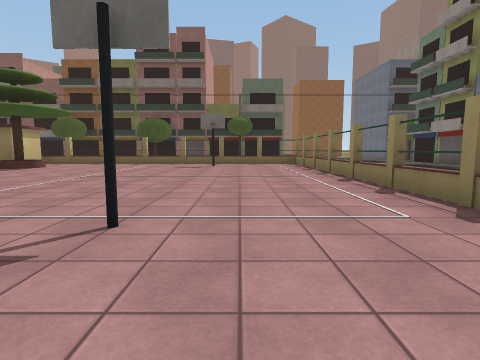
view 1 (above)

24 first-person views from a walk through a Unity game level. The camera is 1.2 m above the floor, tilts 6° down and sees 80° across. Doors are open. The floor is counted in squares, 2 m on a side. Each view is taken from the middle of a square. On the plan, view 1 faces up. The plan holds only what a view shows up to about 9 squares ahead; the rest is blank. The place goes on beyond the plan. The player is left out. Surface patterns are stand-ins for the level's own textures.

view 2
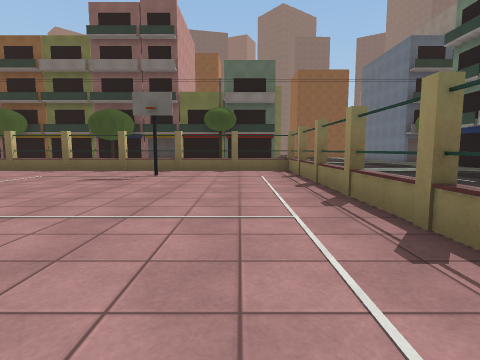

view 3
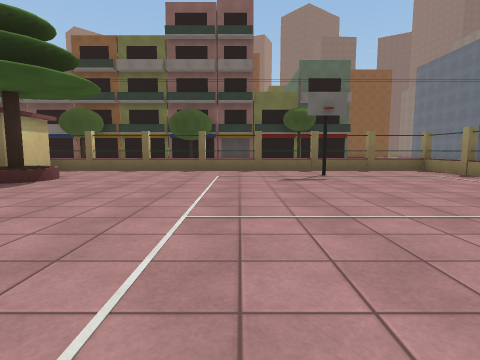

view 4
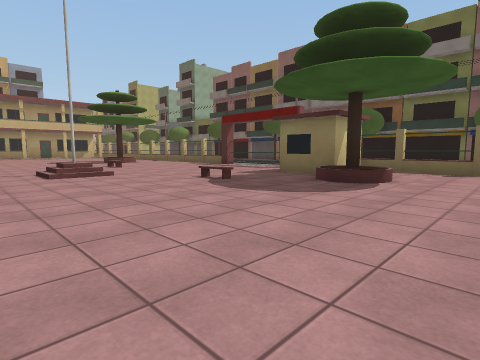

view 5
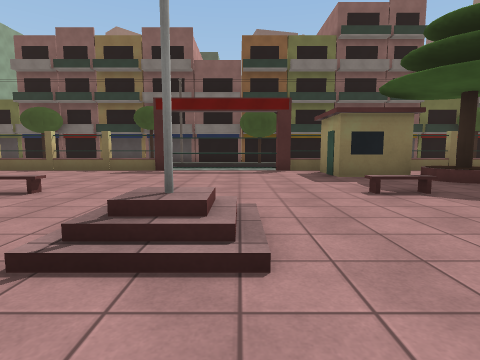

view 6
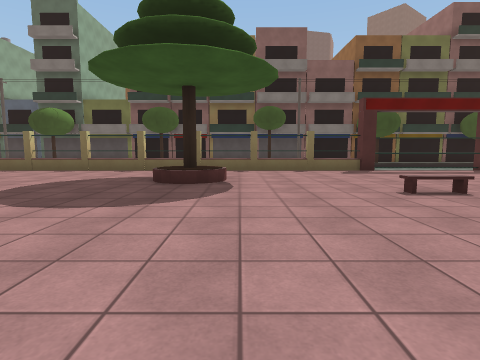

view 7
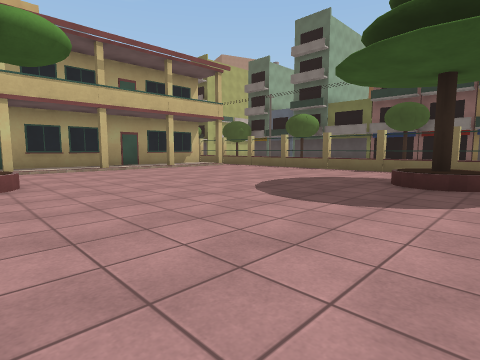

view 8
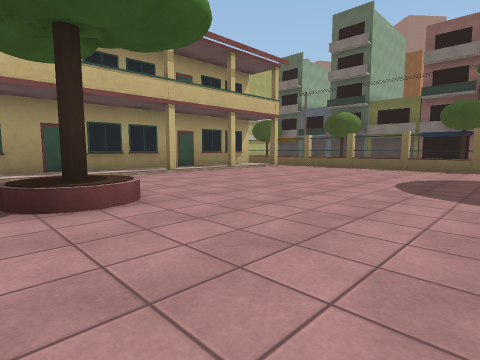

view 9
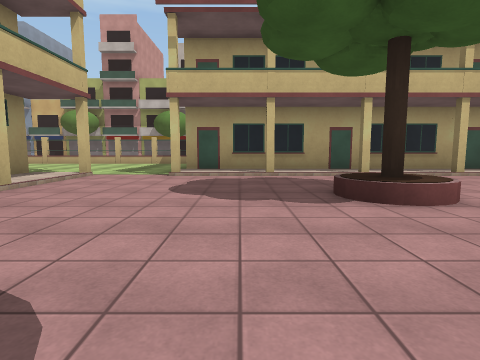

view 10
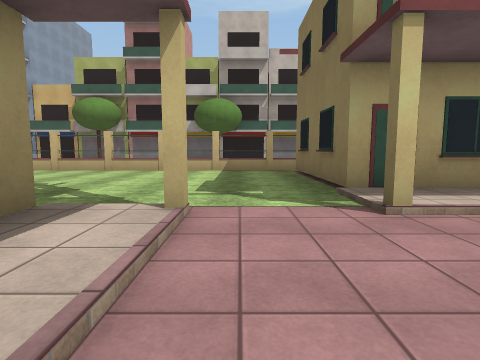

view 11
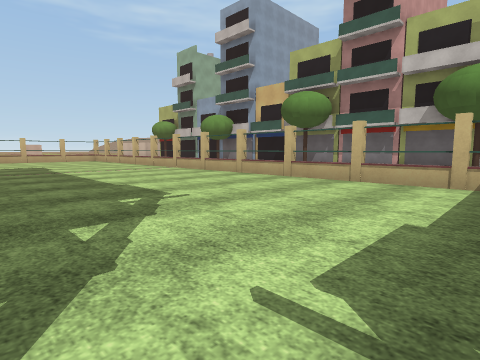

view 12
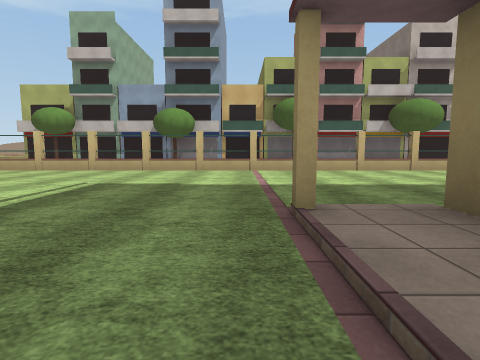

view 13
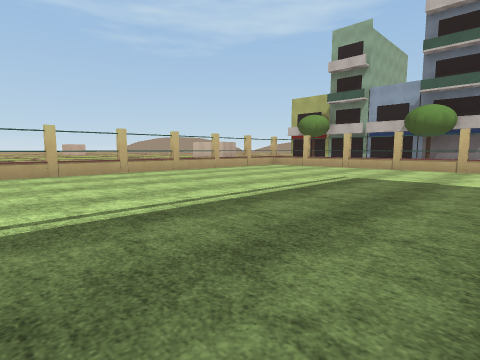

view 14
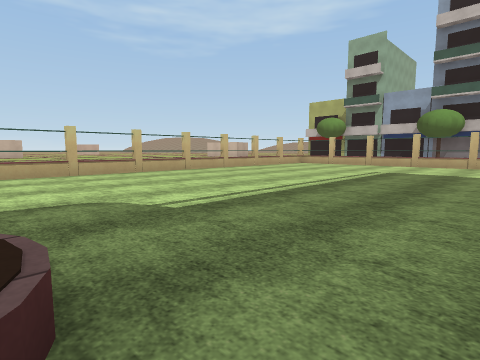

view 15
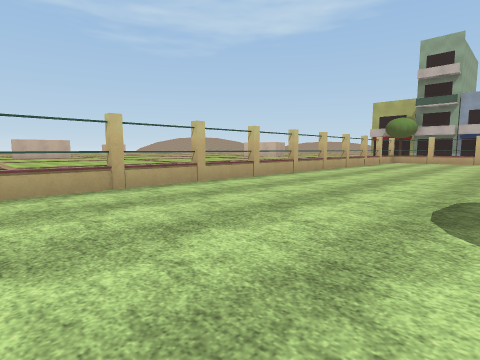

view 16
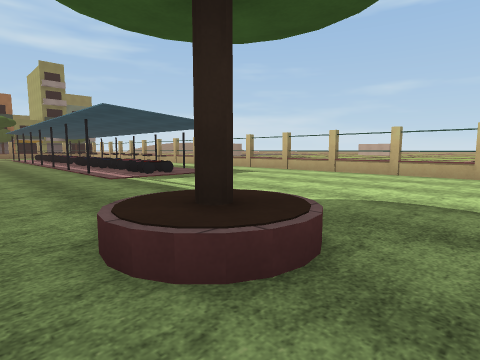

view 17
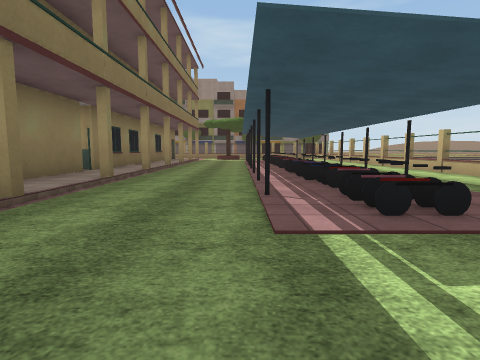

view 18
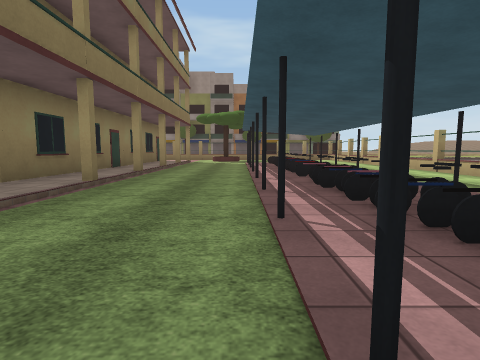

view 19
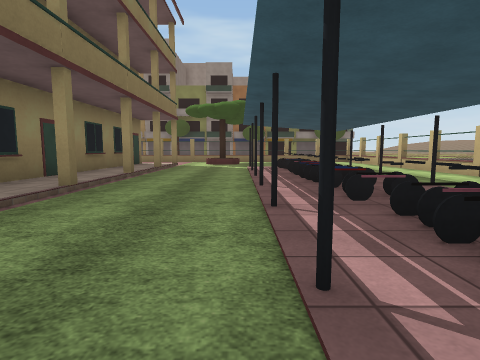

view 20
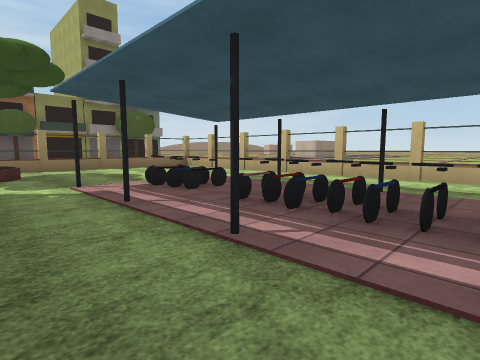

view 21
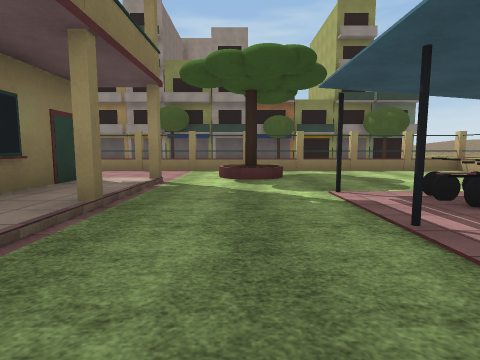

view 22
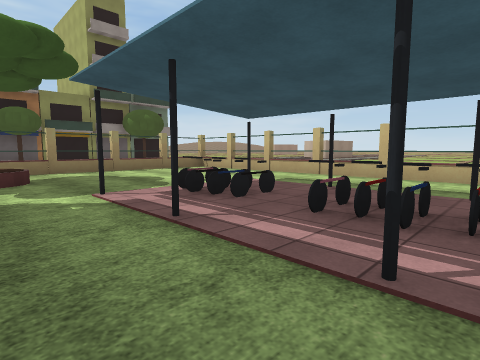

view 23
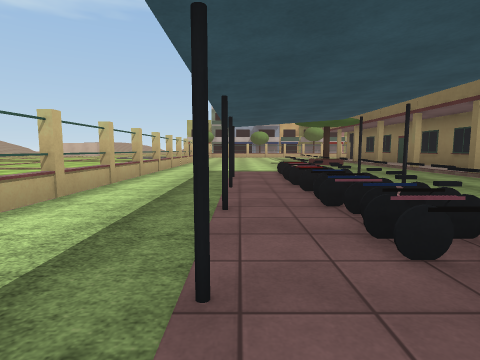

view 24
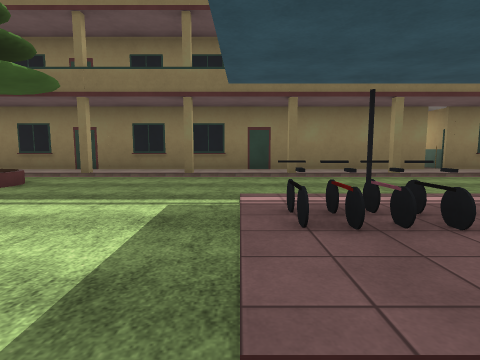

### Floor plan
Points are (right, up) in squares from view 1. A wall is a line through its corners. A room is listed if a view was taken in it or the views show most of it. See-through windows are left out.
Room 1 (views 1, 2, 3, 4, 5, 6, 7, 8, 9, 10)
walls: (-8.4, 10.4) (-9.8, 10.4) (-9.8, 11.9); (-14.5, 12.2) (-14.5, 12.8); (-8.2, 11.9) (-8.2, 10.9); (2.4, 2.9) (2.4, 12.4) (-25.1, 12.4); (-28, 8.8) (-28, 0.5); (-26.6, -2.9) (-26, -2.9)
low walls: (-12.5, 5.5) (-13, 5.5)
ways out: opening at (-27, -1) to room 2; gap at (-14, 13); gap at (-11, 13)
objects: other object (-24, 4); other object (-19, 10); other object (-8, 10); other object (-1, 2); other object (-1, 11)
Room 2 (views 11, 12, 13, 14, 15, 16, 17, 18, 19, 20, 21, 22, 23, 24)
walls: (-10.9, -8.1) (-22.6, -8.1); (-26.1, -8.1) (-26.6, -8.1); (-28.4, -17.4) (0, -17.4); (-28, 0.5) (-31.8, 0.5); (-1, -8.1) (-10.2, -8.1); (-32.4, 0.6) (-32.4, -17.1); (1.8, -17.4) (2.4, -17.4) (2.4, -6.9)
ways out: opening at (-27, -1) to room 1; open door at (-10.5, -8)
objects: other object (-16, -14); other object (-16, -13); other object (-15, -14); other object (-15, -13); other object (-14, -14); other object (-14, -13); other object (-14, -12); other object (-13, -15); other object (-13, -14); other object (-13, -13); other object (-13, -12); other object (-12, -14); other object (-12, -13); other object (-11, -14); other object (-11, -13); other object (-11, -12); other object (-10, -14); other object (-10, -13); other object (-9, -15); other object (-9, -14); other object (-9, -13); other object (-9, -12); other object (-8, -14); other object (-8, -13); other object (-7, -14); other object (-7, -13); other object (-7, -12); other object (-6, -15); other object (-6, -14); other object (-6, -13); other object (-6, -12); other object (-5, -14); other object (-5, -13); other object (-4, -14); other object (-4, -13); other object (-4, -12); other object (-3, -14); other object (-3, -13); other object (-2, -15); other object (-2, -14); other object (-2, -13); other object (-2, -12); other object (0, -11)

Where each view was taken, in squares from view 1:
view 1: 0 up, 0 right, facing up
view 2: 4 up, 1 right, facing up
view 3: 4 up, 3 left, facing up
view 4: 4 up, 5 left, facing up-left
view 5: 4 up, 12 left, facing up
view 6: 4 up, 18 left, facing up
view 7: 4 up, 18 left, facing up-left
view 8: 3 up, 20 left, facing up-left
view 9: 2 up, 20 left, facing left
view 10: 1 down, 24 left, facing left
view 11: 1 down, 27 left, facing down-left
view 12: 10 down, 24 left, facing left
view 13: 10 down, 23 left, facing down-left
view 14: 10 down, 21 left, facing down-left
view 15: 13 down, 18 left, facing down-left
view 16: 10 down, 22 left, facing down-right
view 17: 12 down, 18 left, facing right
view 18: 12 down, 15 left, facing right
view 19: 12 down, 12 left, facing right
view 20: 11 down, 7 left, facing down-right
view 21: 11 down, 6 left, facing right
view 22: 11 down, 6 left, facing down-right
view 23: 15 down, 8 left, facing left
view 24: 16 down, 16 left, facing up
